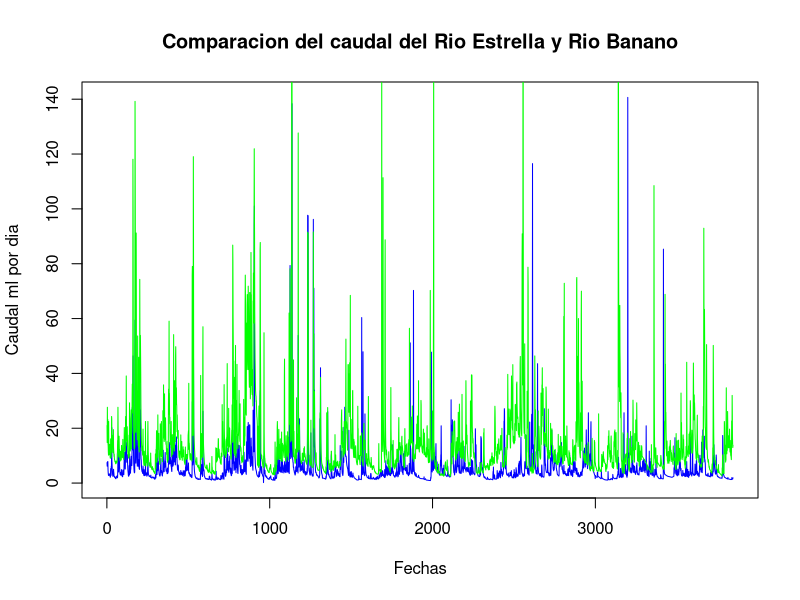
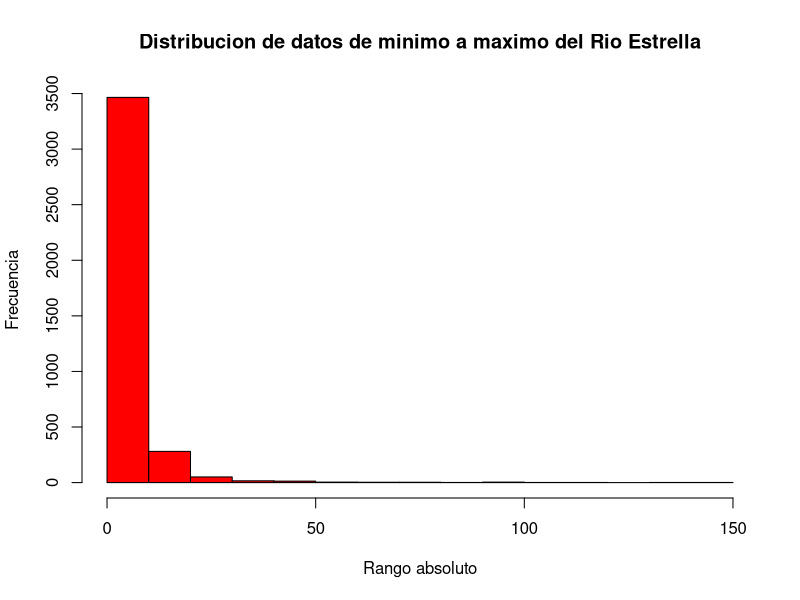
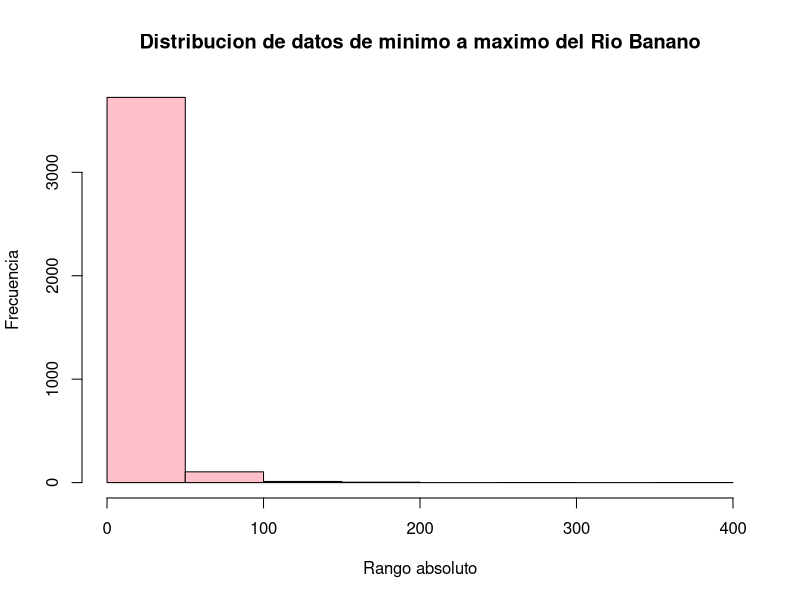
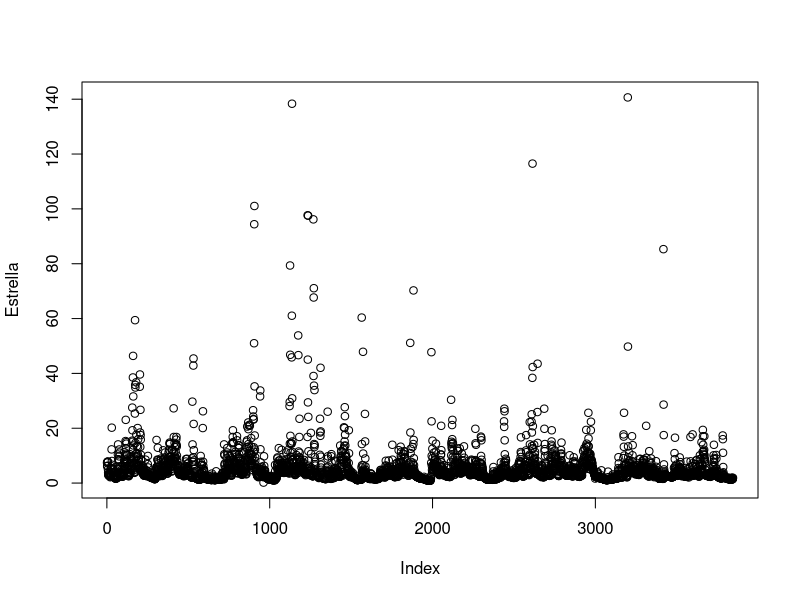
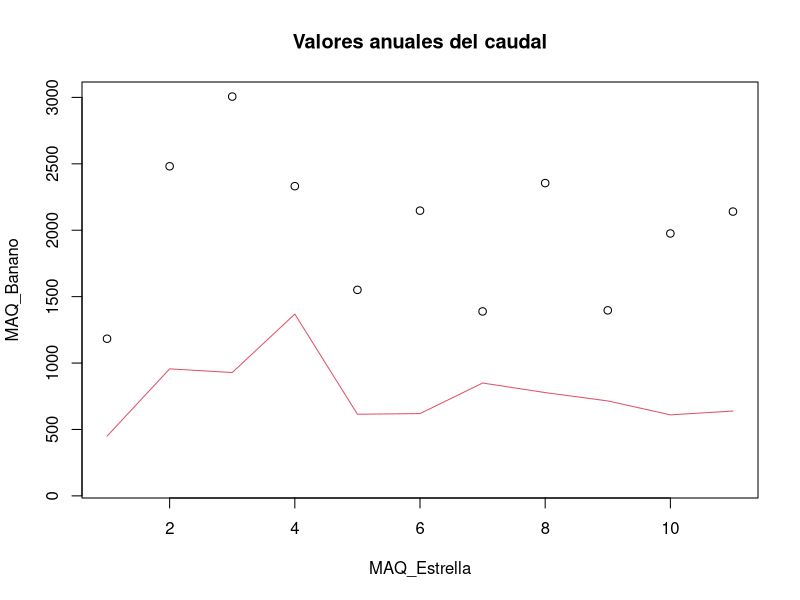
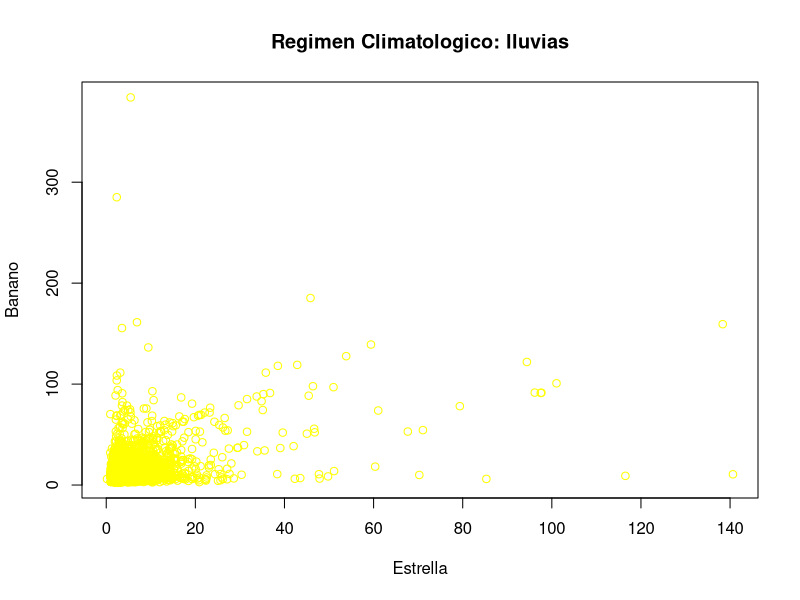
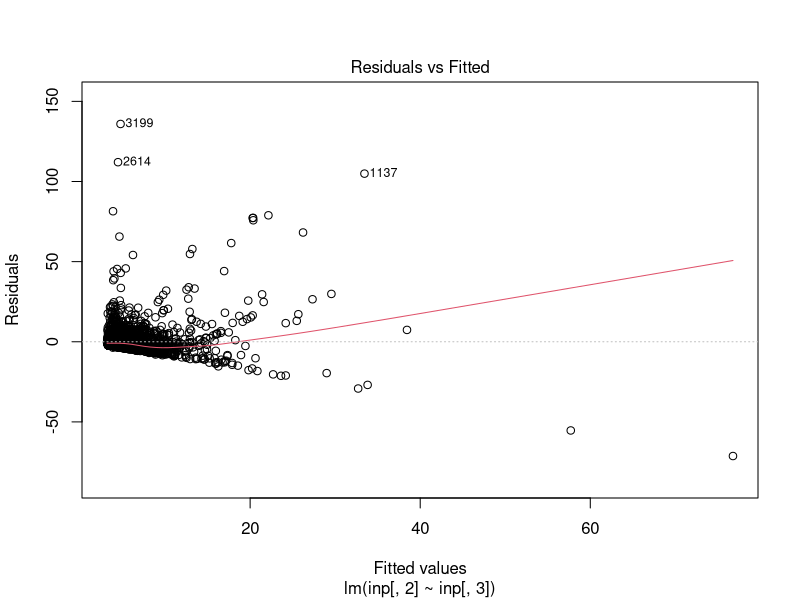
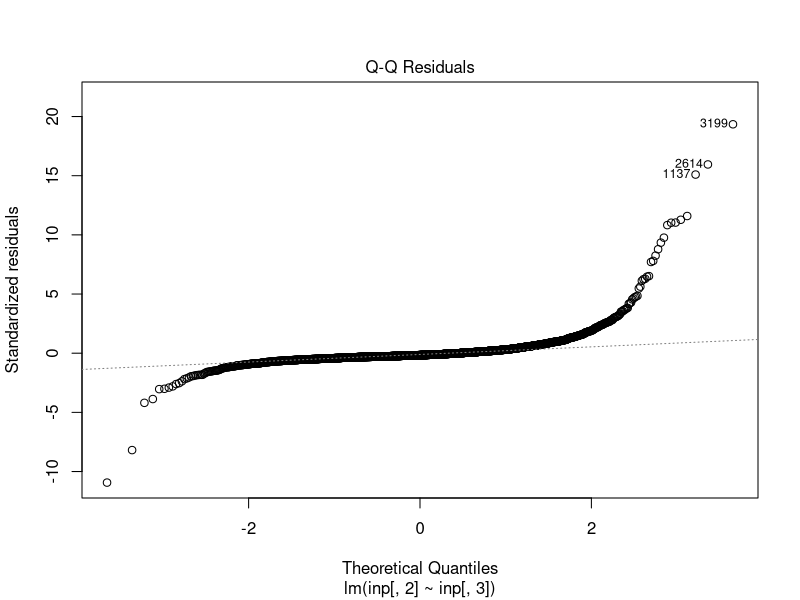

Here is the R script that generated these plots, in order:
## ---- chunk 1
knitr::opts_chunk$set(echo = TRUE)
## ---- chunk 2
inp <- read.csv("FDC.csv", na.strings = "")
inp <- read.csv("FDC.csv")

head(inp)
dim(inp)

inp[!complete.cases(inp),]
## ---- chunk 3
plot(inp[,2], type= "l", 
     col="blue",
     xlab = "Fechas",
     ylab = "Caudal ml por dia",
     main = "Comparacion del caudal del Rio Estrella y Rio Banano"
)
lines(inp[,3], col="green")
## ---- chunk 4
summary(inp[,2:3])
hist(inp[,2],
     col = "red",
     xlab = ("Rango absoluto"),
     ylab = ("Frecuencia"),
     main = "Distribucion de datos de minimo a maximo del Rio Estrella"
     )
## ---- chunk 5
hist(inp[,3],
    col = "pink",
    xlab = "Rango absoluto",
    ylab = "Frecuencia",
    main = "Distribucion de datos de minimo a maximo del Rio Banano"
)
## ---- chunk 6
names(inp) <- c("fecha", "Estrella", "Banano")
attach(inp)
plot(Estrella)

Tempdate <- strptime(inp[,1], format= "%d/%m/%Y")

MAQ_Estrella <- tapply(inp[,2], format(Tempdate, format="%Y"), FUN=sum)
MAQ_Banano <- tapply(inp[,3], format(Tempdate, format="%Y"), FUN=sum)

write.csv(rbind(MAQ_Estrella,MAQ_Banano), file="MAQ.csv")

plot(MAQ_Banano, ylim = c(100,3000),
     xlab = "MAQ_Estrella", 
     main = "Valores anuales del caudal"
)
lines(MAQ_Estrella, col=2)

MMQ_Estrella <- tapply(inp[,2], format(Tempdate, format="%m"), FUN=sum)
MMQ_Banano <- tapply(inp[,3], format(Tempdate, format="%m"), FUN=sum)
## ---- chunk 7
corinp <- cor(inp[,2:3], method = "spearman")
plot(Estrella, Banano,
    main = "Regimen Climatologico: lluvias",
    col= "yellow"
)


inp.lm <- lm(inp[,2]~ inp[,3], data=inp)
summary(inp.lm)
plot(inp.lm)
## ---- chunk 8

